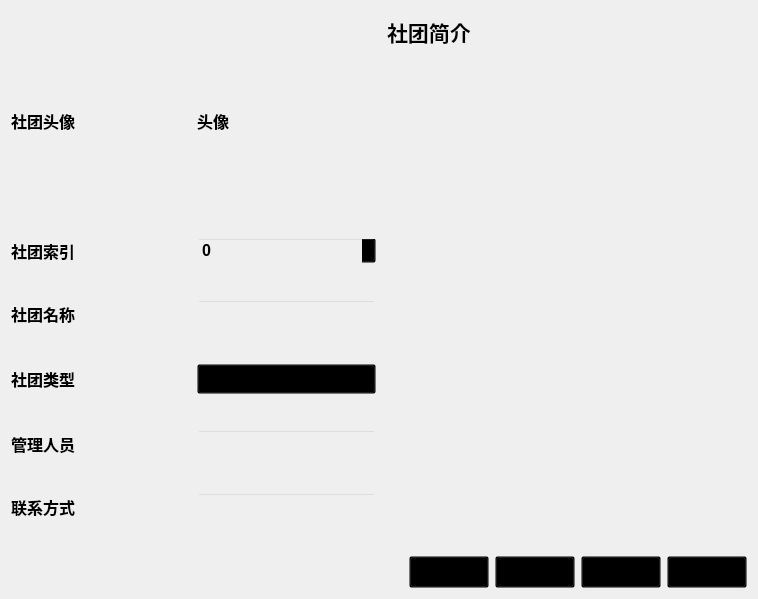
<?xml version="1.0" encoding="UTF-8"?>
<ui version="4.0">
 <class>clubMgmt</class>
 <widget class="QWidget" name="clubMgmt">
  <property name="geometry">
   <rect>
    <x>0</x>
    <y>0</y>
    <width>758</width>
    <height>599</height>
   </rect>
  </property>
  <property name="font">
   <font>
    <pointsize>12</pointsize>
    <weight>75</weight>
    <bold>true</bold>
   </font>
  </property>
  <property name="windowTitle">
   <string>Form</string>
  </property>
  <layout class="QVBoxLayout" name="verticalLayout_3">
   <item>
    <layout class="QHBoxLayout" name="horizontalLayout_6" stretch="1,1">
     <item>
      <layout class="QVBoxLayout" name="verticalLayout">
       <item>
        <spacer name="verticalSpacer_2">
         <property name="orientation">
          <enum>Qt::Vertical</enum>
         </property>
         <property name="sizeHint" stdset="0">
          <size>
           <width>20</width>
           <height>40</height>
          </size>
         </property>
        </spacer>
       </item>
       <item>
        <layout class="QHBoxLayout" name="horizontalLayout_2" stretch="1,1,2">
         <item>
          <widget class="QLabel" name="label_2">
           <property name="text">
            <string>社团头像</string>
           </property>
          </widget>
         </item>
         <item>
          <spacer name="horizontalSpacer_2">
           <property name="orientation">
            <enum>Qt::Horizontal</enum>
           </property>
           <property name="sizeHint" stdset="0">
            <size>
             <width>40</width>
             <height>20</height>
            </size>
           </property>
          </spacer>
         </item>
         <item>
          <widget class="QLabel" name="label_picture">
           <property name="minimumSize">
            <size>
             <width>160</width>
             <height>160</height>
            </size>
           </property>
           <property name="text">
            <string>头像</string>
           </property>
          </widget>
         </item>
        </layout>
       </item>
       <item>
        <spacer name="verticalSpacer_7">
         <property name="orientation">
          <enum>Qt::Vertical</enum>
         </property>
         <property name="sizeHint" stdset="0">
          <size>
           <width>20</width>
           <height>40</height>
          </size>
         </property>
        </spacer>
       </item>
       <item>
        <layout class="QHBoxLayout" name="horizontalLayout_9" stretch="1,1,2">
         <item>
          <widget class="QLabel" name="label_6">
           <property name="text">
            <string>社团索引</string>
           </property>
          </widget>
         </item>
         <item>
          <spacer name="horizontalSpacer_3">
           <property name="orientation">
            <enum>Qt::Horizontal</enum>
           </property>
           <property name="sizeHint" stdset="0">
            <size>
             <width>40</width>
             <height>20</height>
            </size>
           </property>
          </spacer>
         </item>
         <item>
          <widget class="QSpinBox" name="spinBox">
           <property name="layoutDirection">
            <enum>Qt::LeftToRight</enum>
           </property>
           <property name="styleSheet">
            <string notr="true">QSpinBox{
    background-color:rgba(0,0,0,0);
}</string>
           </property>
           <property name="maximum">
            <number>999</number>
           </property>
          </widget>
         </item>
        </layout>
       </item>
       <item>
        <spacer name="verticalSpacer_5">
         <property name="orientation">
          <enum>Qt::Vertical</enum>
         </property>
         <property name="sizeHint" stdset="0">
          <size>
           <width>20</width>
           <height>40</height>
          </size>
         </property>
        </spacer>
       </item>
       <item>
        <layout class="QHBoxLayout" name="horizontalLayout" stretch="1,1,2">
         <item>
          <widget class="QLabel" name="label">
           <property name="text">
            <string>社团名称</string>
           </property>
          </widget>
         </item>
         <item>
          <spacer name="horizontalSpacer_4">
           <property name="orientation">
            <enum>Qt::Horizontal</enum>
           </property>
           <property name="sizeHint" stdset="0">
            <size>
             <width>40</width>
             <height>20</height>
            </size>
           </property>
          </spacer>
         </item>
         <item>
          <widget class="QLineEdit" name="lineEdit">
           <property name="styleSheet">
            <string notr="true">QLineEdit{
    background-color:rgba(0,0,0,0);
}</string>
           </property>
          </widget>
         </item>
        </layout>
       </item>
       <item>
        <spacer name="verticalSpacer_3">
         <property name="orientation">
          <enum>Qt::Vertical</enum>
         </property>
         <property name="sizeHint" stdset="0">
          <size>
           <width>20</width>
           <height>40</height>
          </size>
         </property>
        </spacer>
       </item>
       <item>
        <layout class="QHBoxLayout" name="horizontalLayout_3" stretch="1,1,2">
         <item>
          <widget class="QLabel" name="label_3">
           <property name="text">
            <string>社团类型</string>
           </property>
          </widget>
         </item>
         <item>
          <spacer name="horizontalSpacer_5">
           <property name="orientation">
            <enum>Qt::Horizontal</enum>
           </property>
           <property name="sizeHint" stdset="0">
            <size>
             <width>40</width>
             <height>20</height>
            </size>
           </property>
          </spacer>
         </item>
         <item>
          <widget class="QComboBox" name="comboBox">
           <property name="minimumSize">
            <size>
             <width>0</width>
             <height>30</height>
            </size>
           </property>
           <property name="styleSheet">
            <string notr="true">QComboBox{
    background-color:rgba(0,0,0,0);
}</string>
           </property>
           <item>
            <property name="text">
             <string>体育运动</string>
            </property>
           </item>
           <item>
            <property name="text">
             <string>艺术文化</string>
            </property>
           </item>
           <item>
            <property name="text">
             <string>科技创新</string>
            </property>
           </item>
           <item>
            <property name="text">
             <string>学术科研</string>
            </property>
           </item>
           <item>
            <property name="text">
             <string>心理健康</string>
            </property>
           </item>
          </widget>
         </item>
        </layout>
       </item>
       <item>
        <spacer name="verticalSpacer_4">
         <property name="orientation">
          <enum>Qt::Vertical</enum>
         </property>
         <property name="sizeHint" stdset="0">
          <size>
           <width>20</width>
           <height>40</height>
          </size>
         </property>
        </spacer>
       </item>
       <item>
        <layout class="QHBoxLayout" name="horizontalLayout_10" stretch="1,1,2">
         <item>
          <widget class="QLabel" name="label_7">
           <property name="text">
            <string>管理人员</string>
           </property>
          </widget>
         </item>
         <item>
          <spacer name="horizontalSpacer_6">
           <property name="orientation">
            <enum>Qt::Horizontal</enum>
           </property>
           <property name="sizeHint" stdset="0">
            <size>
             <width>40</width>
             <height>20</height>
            </size>
           </property>
          </spacer>
         </item>
         <item>
          <widget class="QLineEdit" name="lineEdit_5">
           <property name="styleSheet">
            <string notr="true">QLineEdit{
    background-color:rgba(0,0,0,0);
}</string>
           </property>
          </widget>
         </item>
        </layout>
       </item>
       <item>
        <spacer name="verticalSpacer_6">
         <property name="orientation">
          <enum>Qt::Vertical</enum>
         </property>
         <property name="sizeHint" stdset="0">
          <size>
           <width>20</width>
           <height>40</height>
          </size>
         </property>
        </spacer>
       </item>
       <item>
        <layout class="QHBoxLayout" name="horizontalLayout_4" stretch="1,1,2">
         <item>
          <widget class="QLabel" name="label_4">
           <property name="layoutDirection">
            <enum>Qt::LeftToRight</enum>
           </property>
           <property name="text">
            <string>联系方式</string>
           </property>
          </widget>
         </item>
         <item>
          <spacer name="horizontalSpacer_7">
           <property name="orientation">
            <enum>Qt::Horizontal</enum>
           </property>
           <property name="sizeHint" stdset="0">
            <size>
             <width>40</width>
             <height>20</height>
            </size>
           </property>
          </spacer>
         </item>
         <item>
          <widget class="QLineEdit" name="lineEdit_4">
           <property name="styleSheet">
            <string notr="true">QLineEdit{
    background-color:rgba(0,0,0,0);
}</string>
           </property>
          </widget>
         </item>
        </layout>
       </item>
       <item>
        <spacer name="verticalSpacer">
         <property name="orientation">
          <enum>Qt::Vertical</enum>
         </property>
         <property name="sizeHint" stdset="0">
          <size>
           <width>20</width>
           <height>40</height>
          </size>
         </property>
        </spacer>
       </item>
      </layout>
     </item>
     <item>
      <layout class="QVBoxLayout" name="verticalLayout_2" stretch="8">
       <item>
        <layout class="QHBoxLayout" name="horizontalLayout_5" stretch="2">
         <item>
          <widget class="QTextEdit" name="textEdit">
           <property name="font">
            <font>
             <pointsize>12</pointsize>
             <weight>75</weight>
             <bold>true</bold>
            </font>
           </property>
           <property name="layoutDirection">
            <enum>Qt::LeftToRight</enum>
           </property>
           <property name="styleSheet">
            <string notr="true">QTextEdit{
    background-color:rgba(0,0,0,0);
}</string>
           </property>
           <property name="html">
            <string>&lt;!DOCTYPE HTML PUBLIC &quot;-//W3C//DTD HTML 4.0//EN&quot; &quot;http://www.w3.org/TR/REC-html40/strict.dtd&quot;&gt;
&lt;html&gt;&lt;head&gt;&lt;meta name=&quot;qrichtext&quot; content=&quot;1&quot; /&gt;&lt;style type=&quot;text/css&quot;&gt;
p, li { white-space: pre-wrap; }
&lt;/style&gt;&lt;/head&gt;&lt;body style=&quot; font-family:'SimSun'; font-size:12pt; font-weight:600; font-style:normal;&quot;&gt;
&lt;p style=&quot; margin-top:0px; margin-bottom:0px; margin-left:0px; margin-right:0px; -qt-block-indent:0; text-indent:0px;&quot;&gt;&lt;span style=&quot; font-size:16pt;&quot;&gt;社团简介&lt;/span&gt;&lt;/p&gt;&lt;/body&gt;&lt;/html&gt;</string>
           </property>
          </widget>
         </item>
        </layout>
       </item>
      </layout>
     </item>
    </layout>
   </item>
   <item>
    <layout class="QHBoxLayout" name="horizontalLayout_8">
     <item>
      <spacer name="horizontalSpacer">
       <property name="orientation">
        <enum>Qt::Horizontal</enum>
       </property>
       <property name="sizeHint" stdset="0">
        <size>
         <width>40</width>
         <height>20</height>
        </size>
       </property>
      </spacer>
     </item>
     <item>
      <layout class="QHBoxLayout" name="horizontalLayout_7">
       <item>
        <widget class="QPushButton" name="btn_changePic">
         <property name="font">
          <font>
           <pointsize>12</pointsize>
           <weight>75</weight>
           <bold>true</bold>
          </font>
         </property>
         <property name="styleSheet">
          <string notr="true">QPushButton{
    background-color:rgba(0,0,0,0);
}</string>
         </property>
         <property name="text">
          <string>修改头像</string>
         </property>
        </widget>
       </item>
       <item>
        <widget class="QPushButton" name="btn_create">
         <property name="font">
          <font>
           <pointsize>12</pointsize>
           <weight>75</weight>
           <bold>true</bold>
          </font>
         </property>
         <property name="styleSheet">
          <string notr="true">QPushButton{
    background-color:rgba(0,0,0,0);
}</string>
         </property>
         <property name="text">
          <string>创建</string>
         </property>
        </widget>
       </item>
       <item>
        <widget class="QPushButton" name="btn_join">
         <property name="font">
          <font>
           <pointsize>12</pointsize>
           <weight>75</weight>
           <bold>true</bold>
          </font>
         </property>
         <property name="styleSheet">
          <string notr="true">QPushButton{
    background-color:rgba(0,0,0,0);
}</string>
         </property>
         <property name="text">
          <string>申请加入</string>
         </property>
        </widget>
       </item>
       <item>
        <widget class="QPushButton" name="btn_save">
         <property name="font">
          <font>
           <pointsize>12</pointsize>
           <weight>75</weight>
           <bold>true</bold>
          </font>
         </property>
         <property name="styleSheet">
          <string notr="true">QPushButton{
    background-color:rgba(0,0,0,0);
}</string>
         </property>
         <property name="text">
          <string>保存</string>
         </property>
        </widget>
       </item>
      </layout>
     </item>
    </layout>
   </item>
  </layout>
 </widget>
 <resources/>
 <connections/>
</ui>
